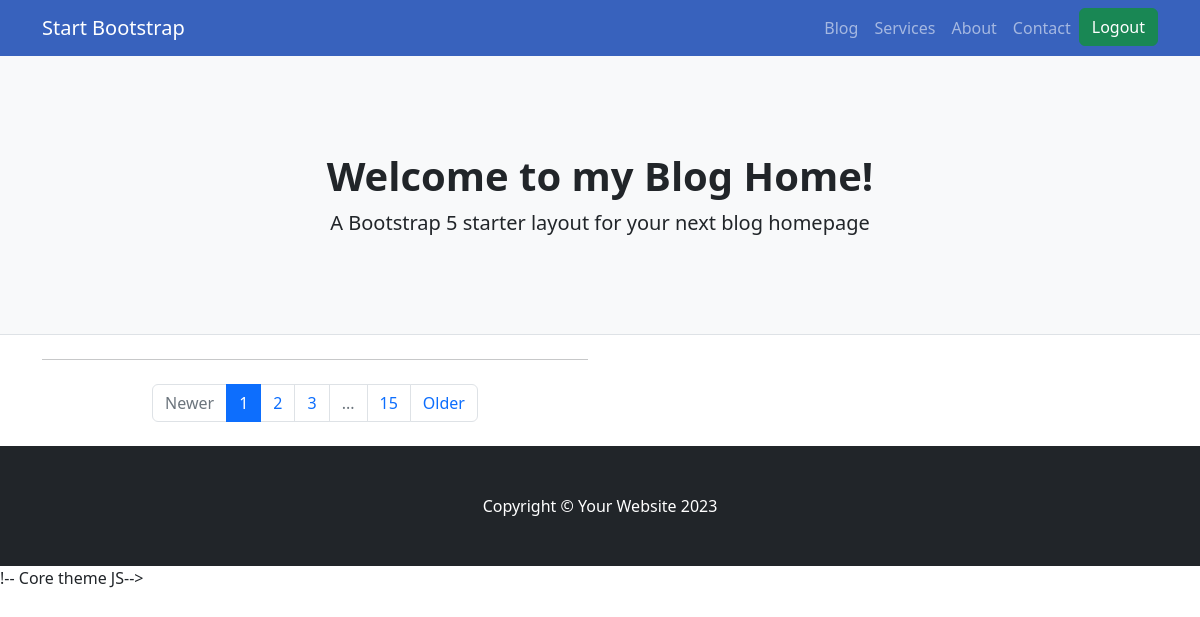
The page /all_post/ (signed in) on the database as committed earlier.
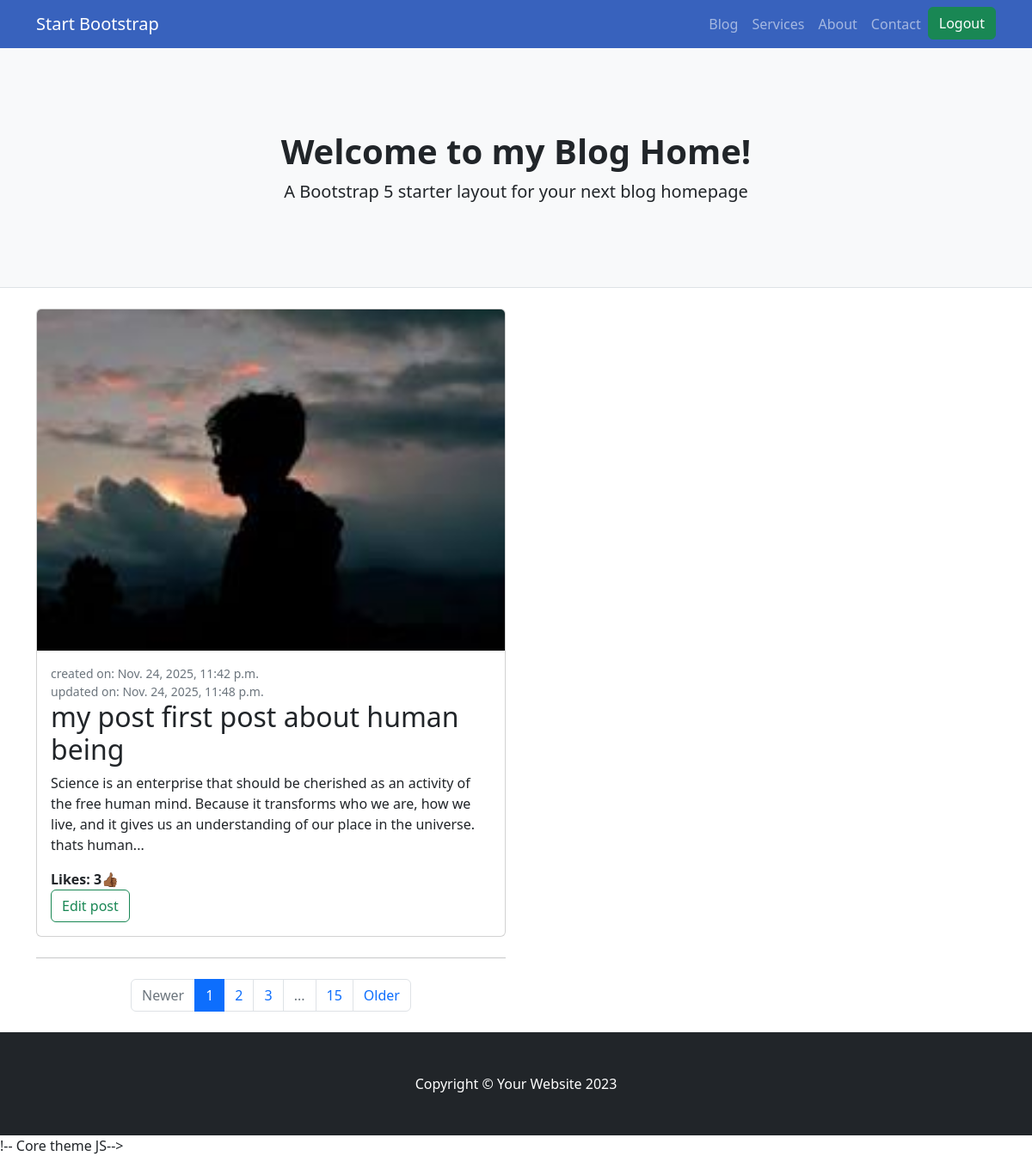
The same page on the database as committed later.
### the_root/models.py (models this page shows, shortened)
class Post(models.Model):
    post_owner = models.ForeignKey(User, on_delete=models.CASCADE)
    post_title = models.CharField(max_length=150)
    post_slug = models.SlugField(unique=True, blank=True)
    post_img = models.ImageField(upload_to="media/post_images/") # i will make it optional later and add default image
    post_detail = models.TextField()
    created = models.DateTimeField(auto_now_add=True)
    updated = models.DateTimeField(auto_now=True)

### the_root/views.py (the view)
# urls.py: path("all_post/", views.view_all_post, name="all_post"),
def view_all_post(request):
    user = request.user
    posts = Post.objects.filter(post_owner=user)
    return render(request, "base/all_post.html", {"posts":posts, "user":user})

### the_root/templates/base/all_post.html (shortened to what the changed rows need)
{% load static %}
<!DOCTYPE html>
<html lang="en">
    <head>
        <link href="{% static 'detailcss/detailstyles.css' %}" rel="stylesheet" />
    </head>
    <body>
        <header class="py-5 bg-light border-bottom mb-4">
            <div class="container">
                <div class="text-center my-5">
                    <h1 class="fw-bolder">Welcome to my Blog Home!</h1>
                </div>
            </div>
        </header>
        <div class="container">
            <div class="row">
                <div class="col-lg-6">
                    {% load static %}
                    {% for post in posts %}
                    <div class="card mb-4">
                        <a href="#!"><img class="card-img-top img-fluid"  src="{{ post.post_img.url }}" alt="..." /></a>
                        <div class="card-body">
                            <div class="small text-muted">created on: {{ post.created }} <br/>
                                 updated on: {{ post.updated }}</div>
                            <h2 class="card-title">{{ post.post_title }}</h2>
                            <p class="card-text">{{ post.post_detail}}</p>
                            <div class="d-flex justify-content-between">
                                <b>Likes: {{ post.likes.count }}👍🏾</b>
                            </div>
                            <a class="btn btn-outline-success" href="{% url 'edit_post' slug=post.post_slug %}">Edit post</a>
                        </div>
                    </div>
                    {% endfor %}
                </div>
            </div>
        </div>
    </body>
</html>

Rows that differ between the two databases and show on the page:
added Post: post_img (picture), created "Nov. 24, 2025, 11:42 p.m.", updated "Nov. 24, 2025, 11:48 p.m.", post_title "my post first post about human being", post_detail "Science is an enterprise that should be cherished as an activity of the free human mind. Because it transforms who we are, how we live, and it gives us an understanding of our place in the universe. thats human...", likes.count "3"
